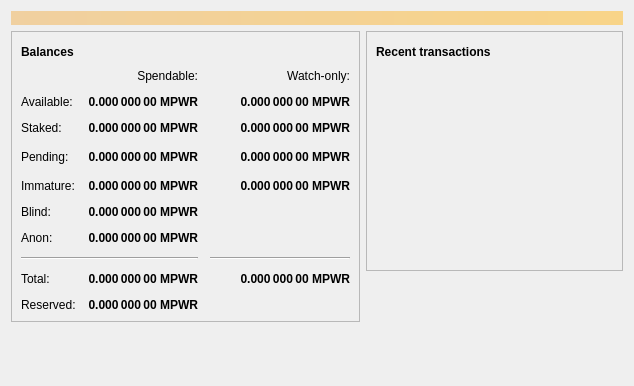
<?xml version="1.0" encoding="UTF-8"?>
<ui version="4.0">
 <class>OverviewPage</class>
 <widget class="QWidget" name="OverviewPage">
  <property name="geometry">
   <rect>
    <x>0</x>
    <y>0</y>
    <width>634</width>
    <height>386</height>
   </rect>
  </property>
  <property name="windowTitle">
   <string>Form</string>
  </property>
  <layout class="QVBoxLayout" name="topLayout">
   <item>
    <widget class="QLabel" name="labelAlerts">
     <property name="visible">
      <bool>false</bool>
     </property>
     <property name="styleSheet">
      <string notr="true">QLabel { background-color: qlineargradient(x1: 0, y1: 0, x2: 1, y2: 0, stop:0 #F0D0A0, stop:1 #F8D488); color:#000000; }</string>
     </property>
     <property name="wordWrap">
      <bool>true</bool>
     </property>
     <property name="margin">
      <number>3</number>
     </property>
     <property name="textInteractionFlags">
      <set>Qt::TextSelectableByMouse</set>
     </property>
    </widget>
   </item>
   <item>
    <layout class="QHBoxLayout" name="horizontalLayout" stretch="1,1">
     <item>
      <layout class="QVBoxLayout" name="verticalLayout_2">
       <item>
        <widget class="QFrame" name="frame">
         <property name="frameShape">
          <enum>QFrame::StyledPanel</enum>
         </property>
         <property name="frameShadow">
          <enum>QFrame::Raised</enum>
         </property>
         <layout class="QVBoxLayout" name="verticalLayout_4">
          <item>
           <layout class="QHBoxLayout" name="horizontalLayout_4">
            <item>
             <widget class="QLabel" name="label_5">
              <property name="font">
               <font>
                <weight>75</weight>
                <bold>true</bold>
               </font>
              </property>
              <property name="text">
               <string>Balances</string>
              </property>
             </widget>
            </item>
            <item>
             <widget class="QPushButton" name="labelWalletStatus">
              <property name="enabled">
               <bool>true</bool>
              </property>
              <property name="maximumSize">
               <size>
                <width>30</width>
                <height>16777215</height>
               </size>
              </property>
              <property name="toolTip">
               <string>The displayed information may be out of date. Your wallet automatically synchronizes with the Empower network after a connection is established, but this process has not completed yet.</string>
              </property>
              <property name="text">
               <string/>
              </property>
              <property name="icon">
               <iconset>
                <normaloff>:/icons/warning</normaloff>
                <disabledoff>:/icons/warning</disabledoff>:/icons/warning</iconset>
              </property>
              <property name="iconSize">
               <size>
                <width>24</width>
                <height>24</height>
               </size>
              </property>
              <property name="flat">
               <bool>true</bool>
              </property>
             </widget>
            </item>
            <item>
             <spacer name="horizontalSpacer_3">
              <property name="orientation">
               <enum>Qt::Horizontal</enum>
              </property>
              <property name="sizeHint" stdset="0">
               <size>
                <width>40</width>
                <height>20</height>
               </size>
              </property>
             </spacer>
            </item>
           </layout>
          </item>
          <item>
           <layout class="QGridLayout" name="gridLayout">
            <property name="spacing">
             <number>12</number>
            </property>
            <item row="2" column="1">
             <widget class="QLabel" name="labelStaked">
              <property name="font">
               <font>
                <weight>75</weight>
                <bold>true</bold>
               </font>
              </property>
              <property name="cursor">
               <cursorShape>IBeamCursor</cursorShape>
              </property>
              <property name="toolTip">
               <string>Your current staked balance</string>
              </property>
              <property name="text">
               <string notr="true">0.000 000 00 MPWR</string>
              </property>
              <property name="alignment">
               <set>Qt::AlignRight|Qt::AlignTrailing|Qt::AlignVCenter</set>
              </property>
              <property name="textInteractionFlags">
               <set>Qt::LinksAccessibleByMouse|Qt::TextSelectableByKeyboard|Qt::TextSelectableByMouse</set>
              </property>
             </widget>
            </item>
            <item row="2" column="2">
             <widget class="QLabel" name="labelWatchStaked">
              <property name="font">
               <font>
                <weight>75</weight>
                <bold>true</bold>
               </font>
              </property>
              <property name="cursor">
               <cursorShape>IBeamCursor</cursorShape>
              </property>
              <property name="toolTip">
               <string>Your current watch-only staked balance</string>
              </property>
              <property name="text">
               <string notr="true">0.000 000 00 MPWR</string>
              </property>
              <property name="alignment">
               <set>Qt::AlignRight|Qt::AlignTrailing|Qt::AlignVCenter</set>
              </property>
              <property name="textInteractionFlags">
               <set>Qt::LinksAccessibleByMouse|Qt::TextSelectableByKeyboard|Qt::TextSelectableByMouse</set>
              </property>
             </widget>
            </item>
            <item row="4" column="2">
             <widget class="QLabel" name="labelWatchImmature">
              <property name="font">
               <font>
                <weight>75</weight>
                <bold>true</bold>
               </font>
              </property>
              <property name="cursor">
               <cursorShape>IBeamCursor</cursorShape>
              </property>
              <property name="toolTip">
               <string>Mined balance in watch-only addresses that has not yet matured</string>
              </property>
              <property name="text">
               <string notr="true">0.000 000 00 MPWR</string>
              </property>
              <property name="alignment">
               <set>Qt::AlignRight|Qt::AlignTrailing|Qt::AlignVCenter</set>
              </property>
              <property name="textInteractionFlags">
               <set>Qt::LinksAccessibleByMouse|Qt::TextSelectableByKeyboard|Qt::TextSelectableByMouse</set>
              </property>
             </widget>
            </item>
            <item row="3" column="3">
             <spacer name="horizontalSpacer_2">
              <property name="orientation">
               <enum>Qt::Horizontal</enum>
              </property>
              <property name="sizeHint" stdset="0">
               <size>
                <width>40</width>
                <height>20</height>
               </size>
              </property>
             </spacer>
            </item>
            <item row="4" column="1">
             <widget class="QLabel" name="labelImmature">
              <property name="font">
               <font>
                <weight>75</weight>
                <bold>true</bold>
               </font>
              </property>
              <property name="cursor">
               <cursorShape>IBeamCursor</cursorShape>
              </property>
              <property name="toolTip">
               <string>Mined balance that has not yet matured</string>
              </property>
              <property name="text">
               <string notr="true">0.000 000 00 MPWR</string>
              </property>
              <property name="alignment">
               <set>Qt::AlignRight|Qt::AlignTrailing|Qt::AlignVCenter</set>
              </property>
              <property name="textInteractionFlags">
               <set>Qt::LinksAccessibleByMouse|Qt::TextSelectableByKeyboard|Qt::TextSelectableByMouse</set>
              </property>
             </widget>
            </item>
            <item row="3" column="2">
             <widget class="QLabel" name="labelWatchPending">
              <property name="font">
               <font>
                <weight>75</weight>
                <bold>true</bold>
               </font>
              </property>
              <property name="cursor">
               <cursorShape>IBeamCursor</cursorShape>
              </property>
              <property name="toolTip">
               <string>Unconfirmed transactions to watch-only addresses</string>
              </property>
              <property name="text">
               <string notr="true">0.000 000 00 MPWR</string>
              </property>
              <property name="alignment">
               <set>Qt::AlignRight|Qt::AlignTrailing|Qt::AlignVCenter</set>
              </property>
              <property name="textInteractionFlags">
               <set>Qt::LinksAccessibleByMouse|Qt::TextSelectableByKeyboard|Qt::TextSelectableByMouse</set>
              </property>
             </widget>
            </item>
            <item row="3" column="1">
             <widget class="QLabel" name="labelUnconfirmed">
              <property name="font">
               <font>
                <weight>75</weight>
                <bold>true</bold>
               </font>
              </property>
              <property name="cursor">
               <cursorShape>IBeamCursor</cursorShape>
              </property>
              <property name="toolTip">
               <string>Total of transactions that have yet to be confirmed, and do not yet count toward the spendable balance</string>
              </property>
              <property name="text">
               <string notr="true">0.000 000 00 MPWR</string>
              </property>
              <property name="alignment">
               <set>Qt::AlignRight|Qt::AlignTrailing|Qt::AlignVCenter</set>
              </property>
              <property name="textInteractionFlags">
               <set>Qt::LinksAccessibleByMouse|Qt::TextSelectableByKeyboard|Qt::TextSelectableByMouse</set>
              </property>
             </widget>
            </item>
            <item row="2" column="0">
             <widget class="QLabel" name="labelStakedText">
              <property name="text">
               <string>Staked:</string>
              </property>
             </widget>
            </item>
            <item row="7" column="2">
             <widget class="Line" name="lineWatchBalance">
              <property name="sizePolicy">
               <sizepolicy hsizetype="Preferred" vsizetype="Fixed">
                <horstretch>0</horstretch>
                <verstretch>0</verstretch>
               </sizepolicy>
              </property>
              <property name="minimumSize">
               <size>
                <width>140</width>
                <height>0</height>
               </size>
              </property>
              <property name="orientation">
               <enum>Qt::Horizontal</enum>
              </property>
             </widget>
            </item>
            <item row="8" column="2">
             <widget class="QLabel" name="labelWatchTotal">
              <property name="font">
               <font>
                <weight>75</weight>
                <bold>true</bold>
               </font>
              </property>
              <property name="cursor">
               <cursorShape>IBeamCursor</cursorShape>
              </property>
              <property name="toolTip">
               <string>Current total balance in watch-only addresses</string>
              </property>
              <property name="text">
               <string notr="true">0.000 000 00 MPWR</string>
              </property>
              <property name="alignment">
               <set>Qt::AlignRight|Qt::AlignTrailing|Qt::AlignVCenter</set>
              </property>
              <property name="textInteractionFlags">
               <set>Qt::LinksAccessibleByMouse|Qt::TextSelectableByKeyboard|Qt::TextSelectableByMouse</set>
              </property>
             </widget>
            </item>
            <item row="8" column="0">
             <widget class="QLabel" name="labelTotalText">
              <property name="text">
               <string>Total:</string>
              </property>
             </widget>
            </item>
            <item row="8" column="1">
             <widget class="QLabel" name="labelTotal">
              <property name="font">
               <font>
                <weight>75</weight>
                <bold>true</bold>
               </font>
              </property>
              <property name="cursor">
               <cursorShape>IBeamCursor</cursorShape>
              </property>
              <property name="toolTip">
               <string>Your current total balance</string>
              </property>
              <property name="text">
               <string notr="true">0.000 000 00 MPWR</string>
              </property>
              <property name="alignment">
               <set>Qt::AlignRight|Qt::AlignTrailing|Qt::AlignVCenter</set>
              </property>
              <property name="textInteractionFlags">
               <set>Qt::LinksAccessibleByMouse|Qt::TextSelectableByKeyboard|Qt::TextSelectableByMouse</set>
              </property>
             </widget>
            </item>
            <item row="0" column="2">
             <widget class="QLabel" name="labelWatchonly">
              <property name="text">
               <string>Watch-only:</string>
              </property>
              <property name="alignment">
               <set>Qt::AlignRight|Qt::AlignTrailing|Qt::AlignVCenter</set>
              </property>
             </widget>
            </item>
            <item row="7" column="0" colspan="2">
             <widget class="Line" name="line">
              <property name="orientation">
               <enum>Qt::Horizontal</enum>
              </property>
             </widget>
            </item>
            <item row="1" column="0">
             <widget class="QLabel" name="labelBalanceText">
              <property name="text">
               <string>Available:</string>
              </property>
             </widget>
            </item>
            <item row="4" column="0">
             <widget class="QLabel" name="labelImmatureText">
              <property name="text">
               <string>Immature:</string>
              </property>
             </widget>
            </item>
            <item row="1" column="2">
             <widget class="QLabel" name="labelWatchAvailable">
              <property name="font">
               <font>
                <weight>75</weight>
                <bold>true</bold>
               </font>
              </property>
              <property name="cursor">
               <cursorShape>IBeamCursor</cursorShape>
              </property>
              <property name="toolTip">
               <string>Your current balance in watch-only addresses</string>
              </property>
              <property name="text">
               <string notr="true">0.000 000 00 MPWR</string>
              </property>
              <property name="alignment">
               <set>Qt::AlignRight|Qt::AlignTrailing|Qt::AlignVCenter</set>
              </property>
              <property name="textInteractionFlags">
               <set>Qt::LinksAccessibleByMouse|Qt::TextSelectableByKeyboard|Qt::TextSelectableByMouse</set>
              </property>
             </widget>
            </item>
            <item row="3" column="0">
             <widget class="QLabel" name="labelPendingText">
              <property name="text">
               <string>Pending:</string>
              </property>
             </widget>
            </item>
            <item row="0" column="1">
             <widget class="QLabel" name="labelSpendable">
              <property name="text">
               <string>Spendable:</string>
              </property>
              <property name="alignment">
               <set>Qt::AlignRight|Qt::AlignTrailing|Qt::AlignVCenter</set>
              </property>
             </widget>
            </item>
            <item row="5" column="0">
             <widget class="QLabel" name="labelBlindBalanceText">
              <property name="text">
               <string>Blind:</string>
              </property>
             </widget>
            </item>
            <item row="5" column="1">
             <widget class="QLabel" name="labelBlindBalance">
              <property name="font">
               <font>
                <weight>75</weight>
                <bold>true</bold>
               </font>
              </property>
              <property name="cursor">
               <cursorShape>IBeamCursor</cursorShape>
              </property>
              <property name="toolTip">
               <string>Your current spendable blinded balance</string>
              </property>
              <property name="text">
               <string notr="true">0.000 000 00 MPWR</string>
              </property>
              <property name="alignment">
               <set>Qt::AlignRight|Qt::AlignTrailing|Qt::AlignVCenter</set>
              </property>
              <property name="textInteractionFlags">
               <set>Qt::LinksAccessibleByMouse|Qt::TextSelectableByKeyboard|Qt::TextSelectableByMouse</set>
              </property>
             </widget>
            </item>
            <item row="6" column="0">
             <widget class="QLabel" name="labelAnonText">
              <property name="text">
               <string>Anon:</string>
              </property>
             </widget>
            </item>
            <item row="6" column="1">
             <widget class="QLabel" name="labelAnonBalance">
              <property name="font">
               <font>
                <weight>75</weight>
                <bold>true</bold>
               </font>
              </property>
              <property name="cursor">
               <cursorShape>IBeamCursor</cursorShape>
              </property>
              <property name="toolTip">
               <string>Your current spendable anon balance</string>
              </property>
              <property name="text">
               <string notr="true">0.000 000 00 MPWR</string>
              </property>
              <property name="alignment">
               <set>Qt::AlignRight|Qt::AlignTrailing|Qt::AlignVCenter</set>
              </property>
              <property name="textInteractionFlags">
               <set>Qt::LinksAccessibleByMouse|Qt::TextSelectableByKeyboard|Qt::TextSelectableByMouse</set>
              </property>
             </widget>
            </item>
            <item row="1" column="1">
             <widget class="QLabel" name="labelBalance">
              <property name="font">
               <font>
                <weight>75</weight>
                <bold>true</bold>
               </font>
              </property>
              <property name="cursor">
               <cursorShape>IBeamCursor</cursorShape>
              </property>
              <property name="toolTip">
               <string>Your current spendable balance</string>
              </property>
              <property name="text">
               <string notr="true">0.000 000 00 MPWR</string>
              </property>
              <property name="alignment">
               <set>Qt::AlignRight|Qt::AlignTrailing|Qt::AlignVCenter</set>
              </property>
              <property name="textInteractionFlags">
               <set>Qt::LinksAccessibleByMouse|Qt::TextSelectableByKeyboard|Qt::TextSelectableByMouse</set>
              </property>
             </widget>
            </item>
            <item row="9" column="0">
             <widget class="QLabel" name="labelReservedText">
              <property name="text">
               <string>Reserved:</string>
              </property>
             </widget>
            </item>
            <item row="9" column="1">
             <widget class="QLabel" name="labelReserved">
              <property name="font">
               <font>
                <weight>75</weight>
                <bold>true</bold>
               </font>
              </property>
              <property name="cursor">
               <cursorShape>IBeamCursor</cursorShape>
              </property>
              <property name="toolTip">
               <string>Your current spendable balance</string>
              </property>
              <property name="text">
               <string notr="true">0.000 000 00 MPWR</string>
              </property>
              <property name="alignment">
               <set>Qt::AlignRight|Qt::AlignTrailing|Qt::AlignVCenter</set>
              </property>
              <property name="textInteractionFlags">
               <set>Qt::LinksAccessibleByMouse|Qt::TextSelectableByKeyboard|Qt::TextSelectableByMouse</set>
              </property>
             </widget>
            </item>
           </layout>
          </item>
         </layout>
        </widget>
       </item>
       <item>
        <spacer name="verticalSpacer">
         <property name="orientation">
          <enum>Qt::Vertical</enum>
         </property>
         <property name="sizeHint" stdset="0">
          <size>
           <width>20</width>
           <height>40</height>
          </size>
         </property>
        </spacer>
       </item>
      </layout>
     </item>
     <item>
      <layout class="QVBoxLayout" name="verticalLayout_3">
       <item>
        <widget class="QFrame" name="frame_2">
         <property name="frameShape">
          <enum>QFrame::StyledPanel</enum>
         </property>
         <property name="frameShadow">
          <enum>QFrame::Raised</enum>
         </property>
         <layout class="QVBoxLayout" name="verticalLayout">
          <item>
           <layout class="QHBoxLayout" name="horizontalLayout_2">
            <item>
             <widget class="QLabel" name="label_4">
              <property name="font">
               <font>
                <weight>75</weight>
                <bold>true</bold>
               </font>
              </property>
              <property name="text">
               <string>Recent transactions</string>
              </property>
             </widget>
            </item>
            <item>
             <widget class="QPushButton" name="labelTransactionsStatus">
              <property name="enabled">
               <bool>true</bool>
              </property>
              <property name="maximumSize">
               <size>
                <width>30</width>
                <height>16777215</height>
               </size>
              </property>
              <property name="toolTip">
               <string>The displayed information may be out of date. Your wallet automatically synchronizes with the Empower network after a connection is established, but this process has not completed yet.</string>
              </property>
              <property name="text">
               <string/>
              </property>
              <property name="icon">
               <iconset>
                <normaloff>:/icons/warning</normaloff>
                <disabledoff>:/icons/warning</disabledoff>:/icons/warning</iconset>
              </property>
              <property name="iconSize">
               <size>
                <width>24</width>
                <height>24</height>
               </size>
              </property>
              <property name="flat">
               <bool>true</bool>
              </property>
             </widget>
            </item>
            <item>
             <spacer name="horizontalSpacer">
              <property name="orientation">
               <enum>Qt::Horizontal</enum>
              </property>
              <property name="sizeHint" stdset="0">
               <size>
                <width>40</width>
                <height>20</height>
               </size>
              </property>
             </spacer>
            </item>
           </layout>
          </item>
          <item>
           <widget class="QListView" name="listTransactions">
            <property name="styleSheet">
             <string notr="true">QListView { background: transparent; }</string>
            </property>
            <property name="frameShape">
             <enum>QFrame::NoFrame</enum>
            </property>
            <property name="verticalScrollBarPolicy">
             <enum>Qt::ScrollBarAlwaysOff</enum>
            </property>
            <property name="horizontalScrollBarPolicy">
             <enum>Qt::ScrollBarAlwaysOff</enum>
            </property>
            <property name="selectionMode">
             <enum>QAbstractItemView::NoSelection</enum>
            </property>
           </widget>
          </item>
         </layout>
        </widget>
       </item>
       <item>
        <spacer name="verticalSpacer_2">
         <property name="orientation">
          <enum>Qt::Vertical</enum>
         </property>
         <property name="sizeHint" stdset="0">
          <size>
           <width>20</width>
           <height>40</height>
          </size>
         </property>
        </spacer>
       </item>
      </layout>
     </item>
    </layout>
   </item>
  </layout>
 </widget>
 <resources/>
 <connections/>
</ui>
